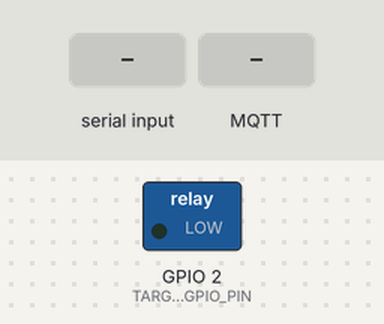
Bench run of a sketch on a simulated ESP32. On the bench: switched loads named in the sketch (green lamp = pin HIGH). Inputs (shaded band) come from the test bench. WiFi joins after 1.5 s; servers stay silent unless stated; random numbers use the default seed unless the sketch sets one; no MQTT or app messages arrive unless stated; what the sketch prints to the serial monitor is not drawn.

Above: at 3.0 s.
3.1 s: "OPEN\n" received over Serial
At 4.1 s:
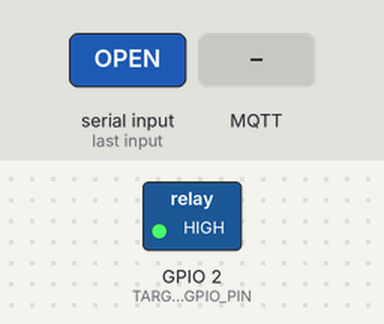
4.6 s: MQTT message "pagar" arrives on the first subscribed topic
6.1 s: MQTT message "pagar" arrives on the second subscribed topic
7.6 s: "pagar\n" received over Serial
9.1 s: "{\n" received over Serial
Timing chart, 0 to 11.6 s (numbered marks = the images above; inputs shaded):
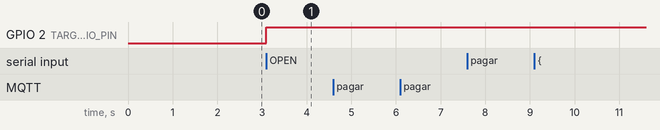

Measured:
- after the input at 3.1 s, GPIO 2 (TARGET_GPIO_PIN): LOW → HIGH at once
- after the input at 4.6 s, every drawn part: stays the same
- after the input at 6.1 s, every drawn part: stays the same
- after the input at 7.6 s, every drawn part: stays the same
- after the input at 9.1 s, every drawn part: stays the same

The sketch:

esp32_relay_wokwi.ino
```cpp
/*
  =============================================================================
  ALRISA SMART HOME & IOT HUB — ESP32 RELAY & ACTUATOR FIRMWARE (WOKWI EDITION)
  Sistem Kontrol Gerbang Multi-User & Multi-Device dengan Filter PIN GPIO & ID
  Pengembang: Alfatech Solutions IDN.
  =============================================================================

  FITUR SISTEM MULTI-GERBANG:
  1. Identitas Khusus Perangkat (Target Account, Target Device ID, & Target GPIO Pin).
  2. Filter Ketat (Strict Matching):
     - Hanya merespon jika perintah ditujukan khusus untuk Device ID atau Pin GPIO milik ESP32 ini.
     - Perintah untuk gerbang lain otomatis DIABAIKAN (Relay tidak akan bergerak salah sasaran).
  3. Mendukung multi-user & multi-gerbang (Gerbang Utama, Gerbang Kedua, Gorden, Lampu).
  4. Kompatibel 100% dengan Web Dashboard (https://alrisa.vercel.app) & Aplikasi HP Flutter.
  5. Feedback status balik dua arah secara real-time ke Cloud MQTT Broker.
  =============================================================================
*/

#include <WiFi.h>
#include <PubSubClient.h>

// -----------------------------------------------------------------------------
// ⚙️ 1. PENGATURAN IDENTITAS ESP32 INI (SESUAIKAN DENGAN WEBSITE)
// -----------------------------------------------------------------------------
// A. Akun Pemilik (Topik Prefix MQTT dari Akun Anda di Website):
//    - Default Super Admin : "alrisa"
//    - Admin Cabang/Ilham : "alrisa/admin_ilham"
const char* TARGET_ACCOUNT_PREFIX = "alrisa";

// B. ID Perangkat yang Dikontrol oleh ESP32 ini:
//    - Untuk Gerbang Utama : "pagar" (atau "gerbang_utama")
//    - Untuk Gerbang Kedua : "gerbang_kedua" (atau "pagar_belakang")
//    - Untuk Lampu         : "lampu_teras"
const char* TARGET_DEVICE_ID      = "pagar";

// C. Pin Hardware GPIO Relay (Samakan persis dengan yang diatur di Website):
//    - Gerbang Utama : 2 (GPIO 2)
//    - Gerbang Kedua : 4 (GPIO 4)
const int   TARGET_GPIO_PIN       = 2;

// D. Mode Filter Ketat (Strict Matching):
//    - true  = HANYA merespon jika perintah untuk TARGET_DEVICE_ID atau TARGET_GPIO_PIN ini.
//    - false = Respon semua (mode umum)
const bool  STRICT_MATCHING       = true;

// -----------------------------------------------------------------------------
// 2. KONFIGURASI WIFI & MQTT BROKER
// -----------------------------------------------------------------------------
// Catatan: Di Wokwi gunakan "Wokwi-GUEST". Untuk alat fisik gunakan WiFi rumah Anda.
const char* WIFI_SSID     = "Wokwi-GUEST";
const char* WIFI_PASSWORD = "";

// Cloud MQTT Broker EMQX (Publik & Gratis)
const char* MQTT_SERVER   = "broker.emqx.io";
const int   MQTT_PORT     = 1883;

// Client ID dinamis agar tidak bentrok
char mqttClientId[40];

// Konfigurasi tipe relay:
// - Wokwi Relay Module = Active-HIGH (true saat sinyal HIGH) -> RELAY_ACTIVE_LOW = false
// - Modul Relay Fisik di pasaran biasanya Active-LOW       -> ubah jadi true jika pakai modul fisik
const bool RELAY_ACTIVE_LOW = false;

// -----------------------------------------------------------------------------
// 3. VARIABEL STATE SISTEM
// -----------------------------------------------------------------------------
bool isRelayActive = false;
WiFiClient espClient;
PubSubClient mqttClient(espClient);

// -----------------------------------------------------------------------------
// 4. FUNGSI PENGGERAK RELAY & PENGIRIMAN FEEDBACK STATUS KE CLOUD
// -----------------------------------------------------------------------------
void setRelay(bool turnOn, const char* targetDevice, int targetPin) {
  isRelayActive = turnOn;

  // Aktifkan atau matikan pin GPIO Relay
  if (RELAY_ACTIVE_LOW) {
    digitalWrite(targetPin, turnOn ? LOW : HIGH);
  } else {
    digitalWrite(targetPin, turnOn ? HIGH : LOW);
  }

  // Tampilkan visual log di Serial Monitor
  Serial.println("\n========================================================");
  if (turnOn) {
    Serial.print("⚡ [RELAY ON / MENYAMBUNG] Perangkat: ");
    Serial.print(targetDevice);
    Serial.print(" | PIN: GPIO ");
    Serial.println(targetPin);
    Serial.println("🟢 Kontak COM-NO Menyambung -> Motor Gerbang / Lampu BEBAN MENYALA!");
  } else {
    Serial.print("🛑 [RELAY OFF / TERPUTUS] Perangkat: ");
    Serial.print(targetDevice);
    Serial.print(" | PIN: GPIO ");
    Serial.println(targetPin);
    Serial.println("⚫ Kontak COM-NO Terputus   -> Motor Gerbang / Lampu BEBAN PADAM!");
  }
  Serial.println("========================================================");

  // Kirim feedback status balik ke broker MQTT agar HP dan Web seketika terupdate!
  if (mqttClient.connected()) {
    const char* strState = turnOn ? "OPEN" : "LOCKED";
    char jsonFeedback[128];
    snprintf(jsonFeedback, sizeof(jsonFeedback),
             "{\"state\":%s,\"action\":\"%s\",\"value\":%d,\"pin\":%d,\"deviceId\":\"%s\",\"statusText\":\"%s\"}",
             turnOn ? "true" : "false", turnOn ? "OPEN" : "CLOSE", turnOn ? 100 : 0, targetPin, targetDevice, turnOn ? "Terbuka" : "Terkunci");

    // Publikasikan ke topik status perangkat
    char stateTopic[80];
    snprintf(stateTopic, sizeof(stateTopic), "%s/%s/state", TARGET_ACCOUNT_PREFIX, targetDevice);
    mqttClient.publish(stateTopic, strState);
    mqttClient.publish(stateTopic, jsonFeedback);

    // Fallback jika device adalah pagar utama
    if (strcmp(targetDevice, "pagar") == 0) {
      mqttClient.publish("alrisa/pagar/state", strState);
      mqttClient.publish("alrisa/pagar/state", jsonFeedback);
    }

    Serial.print("📡 [STATUS BALIK KE CLOUD] Topik: ");
    Serial.print(stateTopic);
    Serial.print(" | Status: ");
    Serial.println(strState);
  }
}

// -----------------------------------------------------------------------------
// 5. PARSER PESAN MASUK DARI MQTT DENGAN FILTERING IDENTITAS GERBANG
// -----------------------------------------------------------------------------
void onMqttMessageReceived(char* topic, byte* payload, unsigned int length) {
  String message = "";
  for (unsigned int i = 0; i < length; i++) {
    message += (char)payload[i];
  }
  message.trim();

  String strTopic = String(topic);

  // 1. Abaikan jika topik berupa feedback status (/state)
  if (strTopic.endsWith("/state")) {
    return;
  }

  // 2. Ekstrak nama Device ID dari topik (misal: "alrisa/gerbang_kedua/set" -> "gerbang_kedua")
  String topicDevId = "";
  int lastSlash = strTopic.lastIndexOf('/');
  if (lastSlash > 0) {
    int prevSlash = strTopic.lastIndexOf('/', lastSlash - 1);
    if (prevSlash >= 0) {
      topicDevId = strTopic.substring(prevSlash + 1, lastSlash);
    } else {
      topicDevId = strTopic.substring(0, lastSlash);
    }
  }

  // 3. Ekstrak Pin GPIO dari Payload JSON (misal: "pin": 4)
  int payloadPin = -1;
  int pinIdx = message.indexOf("\"pin\":");
  if (pinIdx >= 0) {
    String sub = message.substring(pinIdx + 6);
    sub.trim();
    payloadPin = sub.toInt();
  }

  // 4. LOGIKA FILTERING (PENYARINGAN KETAT UNTUK MULTI-GERBANG & MULTI-USER):
  if (STRICT_MATCHING) {
    bool isMatchById  = (topicDevId.equalsIgnoreCase(TARGET_DEVICE_ID));
    bool isMatchByPin = (payloadPin > 0 && payloadPin == TARGET_GPIO_PIN);

    // Jika perintah BUKAN untuk Device ID ini dan BUKAN untuk PIN GPIO ini -> ABAIKAN!
    if (!isMatchById && !isMatchByPin) {
      Serial.println("--------------------------------------------------------");
      Serial.print("⏩ [DIABAIKAN] Perintah ditujukan untuk gerbang lain: \"");
      Serial.print(topicDevId);
      if (payloadPin > 0) {
        Serial.print("\" (GPIO ");
        Serial.print(payloadPin);
        Serial.print(")");
      } else {
        Serial.print("\"");
      }
      Serial.print("\nℹ️  ESP32 ini khusus mengontrol: \"");
      Serial.print(TARGET_DEVICE_ID);
      Serial.print("\" pada PIN GPIO ");
      Serial.println(TARGET_GPIO_PIN);
      Serial.println("--------------------------------------------------------");
      return;
    }
  }

  Serial.println("--------------------------------------------------------");
  Serial.print("🎯 [PERINTAH DITERIMA — SESUAI TARGET!]\n📍 Topik : ");
  Serial.println(topic);
  Serial.print("📦 Isi   : ");
  Serial.println(message);

  bool turnOn = false;
  bool turnOff = false;

  // Evaluasi jika format JSON
  if (message.startsWith("{")) {
    if (message.indexOf("\"state\":true") >= 0 ||
        message.indexOf("\"state\": true") >= 0 ||
        message.indexOf("\"action\":\"OPEN\"") >= 0 ||
        message.indexOf("\"action\":\"ON\"") >= 0 ||
        message.indexOf("\"action\":\"BUKA\"") >= 0) {
      turnOn = true;
    } else if (message.indexOf("\"state\":false") >= 0 ||
               message.indexOf("\"state\": false") >= 0 ||
               message.indexOf("\"action\":\"CLOSE\"") >= 0 ||
               message.indexOf("\"action\":\"OFF\"") >= 0 ||
               message.indexOf("\"action\":\"TUTUP\"") >= 0 ||
               message.indexOf("\"action\":\"LOCKED\"") >= 0) {
      turnOff = true;
    }
  }
  // Evaluasi jika format teks singkat (OPEN, CLOSE, BUKA, TUTUP)
  else {
    String upper = message;
    upper.toUpperCase();
    if (upper == "OPEN" || upper == "ON" || upper == "1" || upper == "BUKA" || upper == "TRUE") {
      turnOn = true;
    } else if (upper == "CLOSE" || upper == "OFF" || upper == "0" || upper == "TUTUP" || upper == "FALSE" || upper == "LOCKED") {
      turnOff = true;
    }
  }

  if (turnOn) {
    setRelay(true, TARGET_DEVICE_ID, TARGET_GPIO_PIN);
  } else if (turnOff) {
    setRelay(false, TARGET_DEVICE_ID, TARGET_GPIO_PIN);
  } else {
    Serial.println("ℹ️ Format perintah bukan instruksi BUKA/TUTUP yang valid.");
  }
  Serial.println("--------------------------------------------------------");
}

// -----------------------------------------------------------------------------
// 6. KONEKSI & REKONEKSI MQTT CLOUD
// -----------------------------------------------------------------------------
void checkMqttConnection() {
  static unsigned long lastConnectAttempt = 0;
  unsigned long now = millis();

  if (!mqttClient.connected() && (now - lastConnectAttempt > 4000)) {
    lastConnectAttempt = now;
    Serial.print("🌐 Menghubungkan ke EMQX Broker (");
    Serial.print(MQTT_SERVER);
    Serial.print(")... ");

    if (mqttClient.connect(mqttClientId)) {
      Serial.println("TERHUBUNG! ✅");

      // Berlangganan topik kendali akun ini dan fallback nexora
      char topicSub[64];
      snprintf(topicSub, sizeof(topicSub), "%s/#", TARGET_ACCOUNT_PREFIX);
      mqttClient.subscribe(topicSub);
      mqttClient.subscribe("nexora/#");

      Serial.print("📡 Berhasil subscribe: ");
      Serial.println(topicSub);

      // Publikasikan status awal ke broker
      setRelay(isRelayActive, TARGET_DEVICE_ID, TARGET_GPIO_PIN);

      Serial.println("✅ ESP32 Siap menerima kendali!\n");
    } else {
      Serial.print("Gagal (state=");
      Serial.print(mqttClient.state());
      Serial.println("), akan coba lagi...");
    }
  }
}

// -----------------------------------------------------------------------------
// 7. INPUT MANUAL DARI SERIAL MONITOR (TESTING CEPAT DI WOKWI)
// -----------------------------------------------------------------------------
void handleSerialMonitor() {
  if (Serial.available() > 0) {
    String input = Serial.readStringUntil('\n');
    input.trim();
    if (input.length() == 0) return;

    Serial.print("\n⌨️ [SERIAL MONITOR TEST]: ");
    Serial.println(input);

    if (input.equalsIgnoreCase("OPEN") || input.equalsIgnoreCase("ON") || input.equalsIgnoreCase("1") || input.equalsIgnoreCase("BUKA")) {
      setRelay(true, TARGET_DEVICE_ID, TARGET_GPIO_PIN);
    } else if (input.equalsIgnoreCase("CLOSE") || input.equalsIgnoreCase("OFF") || input.equalsIgnoreCase("0") || input.equalsIgnoreCase("TUTUP")) {
      setRelay(false, TARGET_DEVICE_ID, TARGET_GPIO_PIN);
    } else {
      Serial.println("❓ Ketik 'OPEN' atau 'CLOSE' untuk menguji relay secara manual.");
    }
  }
}

// -----------------------------------------------------------------------------
// 8. SETUP & LOOP UTAMA
// -----------------------------------------------------------------------------
void setup() {
  Serial.begin(115200);
  delay(300);

  // Buat Client ID acak unik
  randomSeed(micros());
  snprintf(mqttClientId, sizeof(mqttClientId), "ALRISA_%s_%04X", TARGET_DEVICE_ID, (unsigned int)random(0xFFFF));

  Serial.println("\n========================================================");
  Serial.println("🚀 ALRISA SMART HOME & IOT HUB — ESP32 CONTROLLER");
  Serial.print("🏢 Akun Target   : "); Serial.println(TARGET_ACCOUNT_PREFIX);
  Serial.print("🚪 Target Gerbang : "); Serial.println(TARGET_DEVICE_ID);
  Serial.print("📌 Pin GPIO Relay : GPIO "); Serial.println(TARGET_GPIO_PIN);
  Serial.print("🔒 Strict Filter  : "); Serial.println(STRICT_MATCHING ? "AKTIF (Menolak Perangkat Lain)" : "NONAKTIF");
  Serial.print("🆔 Client ID      : "); Serial.println(mqttClientId);
  Serial.println("========================================================");

  pinMode(TARGET_GPIO_PIN, OUTPUT);
  setRelay(false, TARGET_DEVICE_ID, TARGET_GPIO_PIN); // Posisi awal: Relay Terputus (OFF)

  // Hubungkan ke WiFi
  Serial.print("📶 Menghubungkan ke WiFi (");
  Serial.print(WIFI_SSID);
  Serial.print(")...");
  WiFi.mode(WIFI_STA);
  WiFi.begin(WIFI_SSID, WIFI_PASSWORD);

  while (WiFi.status() != WL_CONNECTED) {
    delay(250);
    Serial.print(".");
  }

  Serial.println("\n🎉 WiFi Terhubung!");
  Serial.print("📍 IP Address: ");
  Serial.println(WiFi.localIP());

  // Setup MQTT
  mqttClient.setServer(MQTT_SERVER, MQTT_PORT);
  mqttClient.setCallback(onMqttMessageReceived);
  mqttClient.setBufferSize(512);

  Serial.println("\n💡 TIPS MULTI-GERBANG:");
  Serial.println("Jika perintah dari Web/HP untuk Gerbang atau Pin lain, ESP32 ini akan mengabaikannya secara otomatis!");
  Serial.println("========================================================\n");
}

void loop() {
  handleSerialMonitor();

  if (WiFi.status() == WL_CONNECTED) {
    if (!mqttClient.connected()) {
      checkMqttConnection();
    } else {
      mqttClient.loop();
    }
  }
}
```
